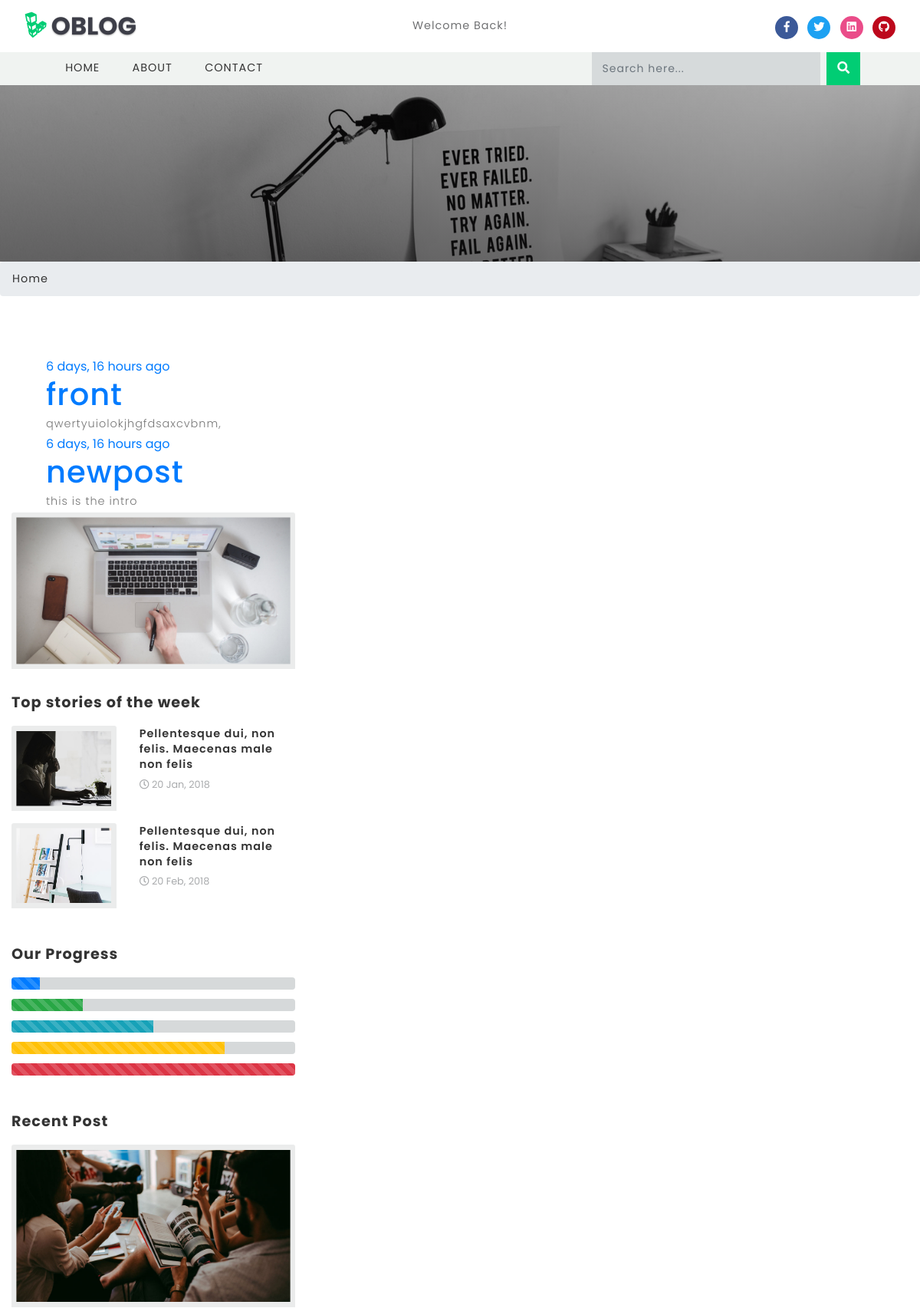
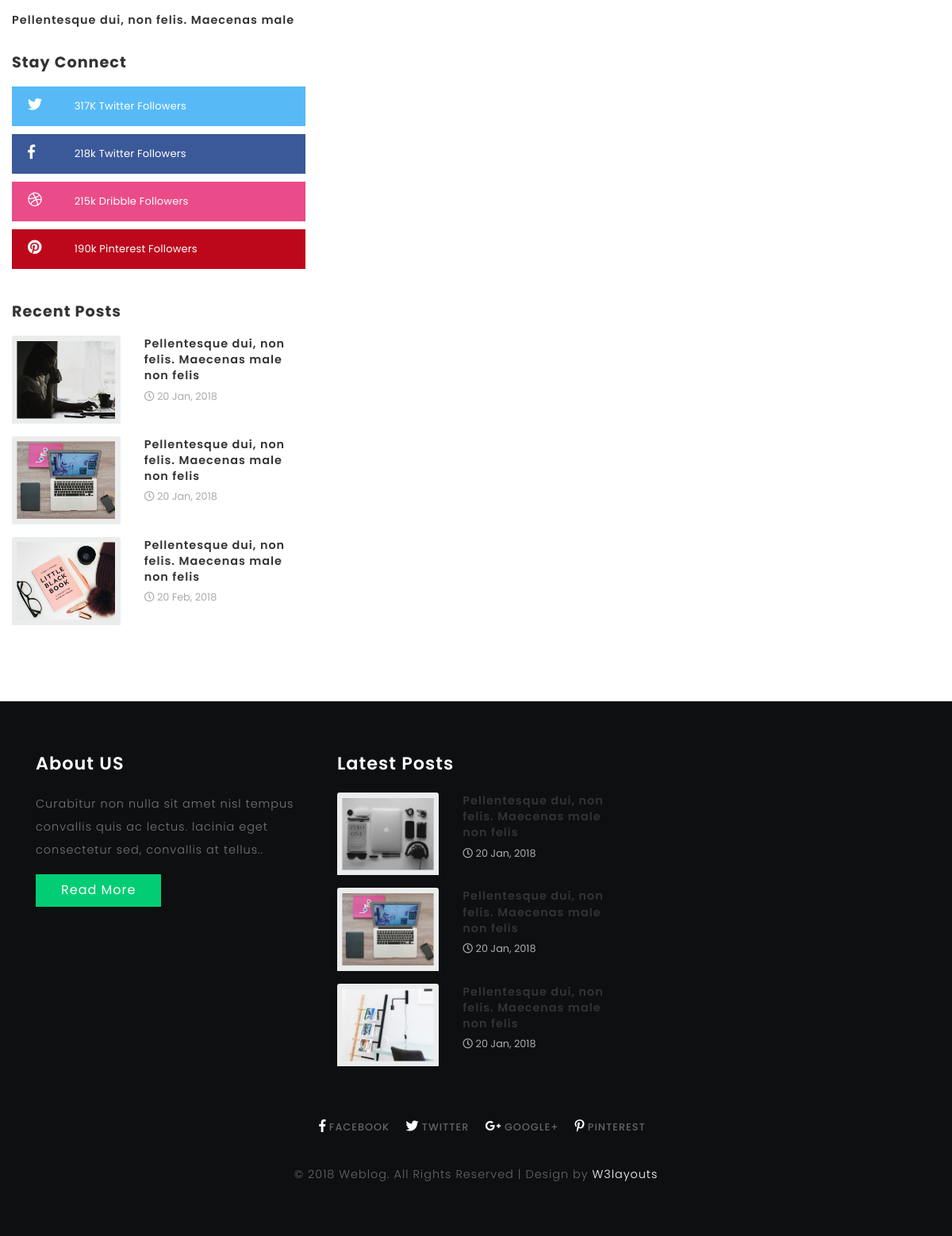
The app's page /python with its own data (2 pictures, top to bottom).
### blog/models.py (models this page shows, shortened)
class Post(models.Model):
    ACTIVE = 'active'
    DRAFT = 'draft'
    CHOICES_STATUS =[
        (ACTIVE, 'Active'),
        (DRAFT, 'Draft'),
    ]
    category = models.ForeignKey(Category, related_name='posts', on_delete=models.CASCADE)
    title = models.CharField(max_length=255)
    slug = models.SlugField()
    intro = models.TextField()
    body = models.TextField()
    created_at = models.DateTimeField(auto_now_add=True)
    status = models.CharField(max_length=10, choices=CHOICES_STATUS, default=ACTIVE)
    image = models.ImageField(upload_to='uploads/', blank=True, null=True)
    class Meta:
        ordering = ('-created_at',)

### blog/views.py (the view)
# urls.py: path('<slug:slug>', views.category, name='category_detail'),
def category(request, slug):
    category= get_object_or_404(Category, slug=slug)
    posts = category.posts.filter(status=Post.ACTIVE)
    return render(request, 'blog/category.html', {'category': category, 'posts': posts})

### blog/templates/blog/category.html (shortened to what this page needs)
{% extends 'core/base.html' %}
{% block content %}
<section class="hero ">
    <div class="hero-body">
      <div class="container">
        <section class="section">
            <div class="columns">
                <div class="column is-8 is-offset-2">
                    {% for post in category.posts.all %}
                    <div class="content is-medium">
                            <a href="{% url 'post_detail' post.category.slug post.slug %}"
                            <h2 class="subtitle is-4">{{ post.created_at|timesince }} ago</h2>
                            <h1 class="title">{{ post.title }}</h1>
                            <p>{{ post.intro }}</p>
                        </a>
                    </div>
                    {% empty %}
                        <div>
                            <p>there are no posts in this category...</p>
                        </div>
                    {% endfor %}
                </div>
            </div>
        </section>
    </div>
</section>
{% endblock content %}

### core/templates/core/base.html (shortened to what this page needs)
{% load static %}
<!DOCTYPE html>
<html lang="zxx">
<head>
	<link href="{% static 'core/css/bootstrap.css' %}" rel='stylesheet' type='text/css' />
	<link rel="stylesheet" href="{% static 'core/css/single.css' %}">
	<link href="{% static 'core/css/styl.css' %}" rel='stylesheet' type='text/css' />
	<link href="{% static 'core/css/fontawesome-all.css' %}" rel="stylesheet">
</head>
<body>
	<header>
		<div class="top-bar_sub_w3layouts container-fluid">
			<div class="row">
				<div class="col-md-4 logo text-left">
					<a class="navbar-brand" href="index.html">
						<i class="fab fa-linode"></i> OBlog</a>
				</div>
				<div class="col-md-4 top-forms text-center mt-lg-3 mt-md-1 mt-0">
					<span>Welcome Back!</span>
				</div>
				<div class="col-md-4 log-icons text-right">
					<ul class="social_list1 mt-3">
						<li>
							<a href="#" class="facebook1 mx-2">
								<i class="fab fa-facebook-f"></i>
							</a>
						</li>
						<li>
							<a href="https://twitter.com/abisolaolaleka2/" class="twitter2">
								<i class="fab fa-twitter"></i>
							</a>
						</li>
						<li>
							<a href="https://www.linkedin.com/in/abisola-olalekan/" class="dribble3 mx-2">
								<i class="fab fa-linkedin"></i>
							</a>
						</li>
						<li>
							<a href="https://github.com/Olami1998" class="pin">
								<i class="fab fa-github"></i>
							</a>
						</li>
					</ul>
				</div>
			</div>
		</div>
		<div class="header_top" id="home">
			<nav class="navbar navbar-expand-lg navbar-light bg-light">
				<div class="collapse navbar-collapse" id="navbarSupportedContent">
					<ul class="navbar-nav mr-auto">
						<li class="nav-item">
							<a class="nav-link" href="/">Home
							</a>
						</li>
						<li class="nav-item">
							<a class="nav-link" href="{% url 'about' %}">About</a>
						</li>
						<li class="nav-item">
							<a class="nav-link" href="{% url 'contact' %}">Contact</a>
						</li>
					</ul>
					<form action="{% url 'search' %}" method="get" class="form-inline my-2 my-lg-0 header-search">
						<input class="form-control mr-sm-2" type="search" placeholder="Search here..." name="query" required="">
						<button class="btn btn1 my-2 my-sm-0" type="submit">
							<i class="fas fa-search"></i>
						</button>
					</form>
				</div>
			</nav>
		</div>
	</header>
	<div class="banner-inner">
	</div>
	<ol class="breadcrumb">
		<li class="breadcrumb-item">
			<a href="/">Home</a>
		</li>
	</ol>
	<section class="main-content-w3layouts-agileits">
		<div class="container">
						{% block content %}{% endblock content %}
					</div>
				<aside class="col-lg-4 agileits-w3ls-right-blog-con text-left">
					<div class="right-blog-info text-left">
						<div class="tech-btm">
							<img src="{% static 'core/images/banner1.jpg' %}" class="card-img-top img-fluid" alt="">
						</div>
						<div class="tech-btm">
							<h4>Top stories of the week</h4>
							<div class="blog-grids row mb-3">
								<div class="col-md-5 blog-grid-left">
									<a href="single.html">
										<img src="{% static 'core/images/1.jpg' %}" class="card-img-top img-fluid" alt="">
									</a>
								</div>
								<div class="col-md-7 blog-grid-right">
									<h5>
										<a href="single.html">Pellentesque dui, non felis. Maecenas male non felis </a>
									</h5>
									<div class="sub-meta">
										<span>
											<i class="far fa-clock"></i> 20 Jan, 2018</span>
									</div>
								</div>
							</div>
							<div class="blog-grids row mb-3">
								<div class="col-md-5 blog-grid-left">
									<a href="single.html">
										<img src="{% static 'core/images/6.jpg' %}" class="card-img-top img-fluid" alt="">
									</a>
								</div>
								<div class="col-md-7 blog-grid-right">
									<h5>
										<a href="single.html">Pellentesque dui, non felis. Maecenas male non felis </a>
									</h5>
									<div class="sub-meta">
										<span>
											<i class="far fa-clock"></i> 20 Feb, 2018</span>
									</div>
								</div>
							</div>
						</div>
						<div class="single-gd my-5 tech-btm">
							<h4>Our Progress</h4>
							<div class="progress">
								<div class="progress-bar progress-bar-striped" role="progressbar" style="width: 10%" aria-valuenow="10" aria-valuemin="0"
								    aria-valuemax="100"></div>
							</div>
							<div class="progress">
								<div class="progress-bar progress-bar-striped bg-success" role="progressbar" style="width: 25%" aria-valuenow="25" aria-valuemin="0"
								    aria-valuemax="100"></div>
							</div>
							<div class="progress">
								<div class="progress-bar progress-bar-striped bg-info" role="progressbar" style="width: 50%" aria-valuenow="50" aria-valuemin="0"
								    aria-valuemax="100"></div>
							</div>
							<div class="progress">
								<div class="progress-bar progress-bar-striped bg-warning" role="progressbar" style="width: 75%" aria-valuenow="75" aria-valuemin="0"
								    aria-valuemax="100"></div>
							</div>
							<div class="progress">
								<div class="progress-bar progress-bar-striped bg-danger" role="progressbar" style="width: 100%" aria-valuenow="100" aria-valuemin="0"
								    aria-valuemax="100"></div>
							</div>
						</div>
						<div class="single-gd tech-btm text-left">
							<h4>Recent Post</h4>
							<div class="blog-grids">
								<div class="blog-grid-left">
									<a href="single.html">
										<img src="{% static 'core/images/b1.jpg' %}" class="card-img-top img-fluid" alt="">
									</a>
								</div>
								<div class="blog-grid-right">
									<h5>
										<a href="single.html">Pellentesque dui, non felis. Maecenas male</a>
									</h5>
								</div>
							</div>
						</div>
					<div class="tech-btm widget_social text-left">
						<h4>Stay Connect</h4>
						<ul>
							<li>
								<a class="twitter" href="https://twitter.com/abisolaolaleka2/">
									<i class="fab fa-twitter"></i>
									<span class="count">317K</span> Twitter Followers</a>
							</li>
							<li>
								<a class="facebook" href="#">
									<i class="fab fa-facebook-f"></i>
									<span class="count">218k</span> Twitter Followers</a>
							</li>
							<li>
								<a class="dribble" href="https://www.linkedin.com/in/abisola-olalekan/">
									<i class="fab fa-dribbble"></i>
									<span class="count">215k</span> Dribble Followers</a>
							</li>
							<li>
								<a class="pin" href="https://github.com/Olami1998">
									<i class="fab fa-pinterest"></i>
									<span class="count">190k</span> Pinterest Followers</a>
							</li>
						</ul>
					</div>
					<div class="tech-btm">
						<h4>Recent Posts</h4>
						<div class="blog-grids row mb-3 text-left">
							<div class="col-md-5 blog-grid-left">
								<a href="single.html">
									<img src="{% static 'core/images/1.jpg' %}" class="card-img-top img-fluid" alt="">
								</a>
							</div>
							<div class="col-md-7 blog-grid-right">
								<h5>
									<a href="single.html">Pellentesque dui, non felis. Maecenas male non felis </a>
								</h5>
								<div class="sub-meta">
									<span>
										<i class="far fa-clock"></i> 20 Jan, 2018</span>
								</div>
							</div>
						</div>
						<div class="blog-grids row mb-3 text-left">
							<div class="col-md-5 blog-grid-left">
								<a href="single.html">
									<img src="{% static 'core/images/5.jpg' %}" class="card-img-top img-fluid" alt="">
								</a>
							</div>
							<div class="col-md-7 blog-grid-right">
								<h5>
									<a href="single.html">Pellentesque dui, non felis. Maecenas male non felis </a>
								</h5>
								<div class="sub-meta">
									<span>
										<i class="far fa-clock"></i> 20 Jan, 2018</span>
								</div>
							</div>
						</div>
						<div class="blog-grids row mb-3 text-left">
							<div class="col-md-5 blog-grid-left">
								<a href="single.html">
									<img src="{% static 'core/images/3.jpg' %}" class="card-img-top img-fluid" alt="">
								</a>
							</div>
							<div class="col-md-7 blog-grid-right">
								<h5>
									<a href="single.html">Pellentesque dui, non felis. Maecenas male non felis </a>
								</h5>
								<div class="sub-meta">
									<span>
										<i class="far fa-clock"></i> 20 Feb, 2018</span>
								</div>
							</div>
						</div>
					</div>
				</div>
				</aside>
	</section>
	<footer>
		<div class="container">
			<div class="row">
				<div class="col-lg-4 footer-grid-agileits-w3ls text-left">
					<h3>About US</h3>
					<p>Curabitur non nulla sit amet nisl tempus convallis quis ac lectus. lacinia eget consectetur sed, convallis at tellus..</p>
					<div class="read">
						<a href="{% url 'about' %}" class="btn btn-primary read-m">Read More</a>
					</div>
				</div>
				<div class="col-lg-4 footer-grid-agileits-w3ls text-left">
					<div class="tech-btm">
						<h3>Latest Posts</h3>
						<div class="blog-grids row mb-3">
							<div class="col-md-5 blog-grid-left">
								<a href="single.html">
									<img src="{% static 'core/images/4.jpg' %}" class="card-img-top img-fluid" alt="">
								</a>
							</div>
							<div class="col-md-7 blog-grid-right">
								<h5>
									<a href="single.html">Pellentesque dui, non felis. Maecenas male non felis </a>
								</h5>
								<div class="sub-meta">
									<span>
										<i class="far fa-clock"></i> 20 Jan, 2018</span>
								</div>
							</div>
						</div>
						<div class="blog-grids row mb-3">
							<div class="col-md-5 blog-grid-left">
								<a href="single.html">
									<img src="{% static 'core/images/5.jpg' %}" class="card-img-top img-fluid" alt="">
								</a>
							</div>
							<div class="col-md-7 blog-grid-right">
								<h5>
									<a href="single.html">Pellentesque dui, non felis. Maecenas male non felis </a>
								</h5>
								<div class="sub-meta">
									<span>
										<i class="far fa-clock"></i> 20 Jan, 2018</span>
								</div>
							</div>
						</div>
						<div class="blog-grids row mb-3">
							<div class="col-md-5 blog-grid-left">
								<a href="single.html">
									<img src="{% static 'core/images/6.jpg' %}" class="card-img-top img-fluid" alt="">
								</a>
							</div>
							<div class="col-md-7 blog-grid-right">
								<h5>
									<a href="single.html">Pellentesque dui, non felis. Maecenas male non felis </a>
								</h5>
								<div class="sub-meta">
									<span>
										<i class="far fa-clock"></i> 20 Jan, 2018</span>
								</div>
							</div>
						</div>
					</div>
				</div>
				</div>
			</div>
			<div class="footer-cpy text-center">
				<div class="footer-social">
					<div class="copyrighttop">
						<ul>
							<li class="mx-3">
								<a class="facebook" href="#">
									<i class="fab fa-facebook-f"></i>
									<span>Facebook</span>
								</a>
							</li>
							<li>
								<a class="facebook" href="#">
									<i class="fab fa-twitter"></i>
									<span>Twitter</span>
								</a>
							</li>
							<li class="mx-3">
								<a class="facebook" href="#">
									<i class="fab fa-google-plus-g"></i>
									<span>Google+</span>
								</a>
							</li>
							<li>
								<a class="facebook" href="#">
									<i class="fab fa-pinterest-p"></i>
									<span>Pinterest</span>
								</a>
							</li>
						</ul>
					</div>
				</div>
				<div class="w3layouts-agile-copyrightbottom">
					<p>© 2018 Weblog. All Rights Reserved | Design by
						<a href="http://w3layouts.com/">W3layouts</a>
					</p>
				</div>
			</div>
	</footer>
</body>
</html>

### core/static/core/css/single.css (style rules this page uses)
.progress { font-size: 0.75em; line-height: 8em; text-align: center; background-color: #d6d9da; border-radius: 0.25rem; margin-bottom: 1em; }
.single-gd img { margin-bottom: 1em; }
.tech-btm img { background: #fff; padding: 6px; }

### records on screen
Post: created_at "6 days, 16 hours", title "front", intro "qwertyuiolokjhgfdsaxcvbnm,"
Post: created_at "6 days, 16 hours", title "newpost", intro "this is the intro"
